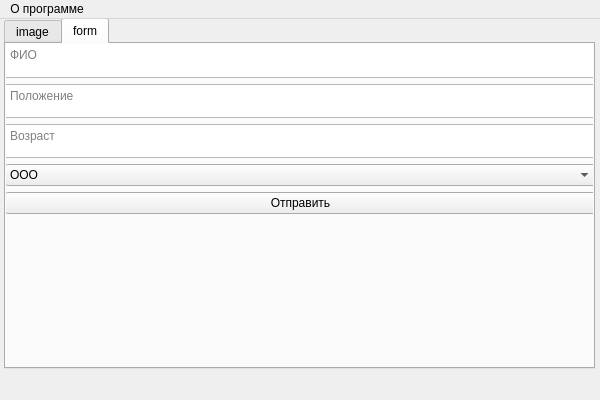
<?xml version="1.0" encoding="UTF-8"?>
<ui version="4.0">
 <class>MainWindow</class>
 <widget class="QMainWindow" name="MainWindow">
  <property name="geometry">
   <rect>
    <x>0</x>
    <y>0</y>
    <width>600</width>
    <height>400</height>
   </rect>
  </property>
  <property name="windowTitle">
   <string>MainWindow</string>
  </property>
  <widget class="QWidget" name="centralwidget">
   <widget class="QTabWidget" name="tabWidget">
    <property name="geometry">
     <rect>
      <x>4</x>
      <y>-1</y>
      <width>591</width>
      <height>351</height>
     </rect>
    </property>
    <property name="currentIndex">
     <number>1</number>
    </property>
    <widget class="QWidget" name="image">
     <attribute name="title">
      <string>image</string>
     </attribute>
     <widget class="QLabel" name="label">
      <property name="geometry">
       <rect>
        <x>0</x>
        <y>15</y>
        <width>581</width>
        <height>311</height>
       </rect>
      </property>
      <property name="text">
       <string/>
      </property>
      <property name="pixmap">
       <pixmap>C:/Users/B..Aden/Pictures/Screenshots/Снимок экрана 2025-06-02 231843.png</pixmap>
      </property>
     </widget>
    </widget>
    <widget class="QWidget" name="form">
     <attribute name="title">
      <string>form</string>
     </attribute>
     <widget class="QWidget" name="verticalLayoutWidget">
      <property name="geometry">
       <rect>
        <x>-1</x>
        <y>-1</y>
        <width>591</width>
        <height>171</height>
       </rect>
      </property>
      <layout class="QVBoxLayout" name="verticalLayout">
       <item>
        <widget class="QPlainTextEdit" name="plainTextEdit_2">
         <property name="placeholderText">
          <string>ФИО</string>
         </property>
        </widget>
       </item>
       <item>
        <widget class="QPlainTextEdit" name="plainTextEdit_3">
         <property name="placeholderText">
          <string>Положение</string>
         </property>
        </widget>
       </item>
       <item>
        <widget class="QPlainTextEdit" name="plainTextEdit">
         <property name="placeholderText">
          <string>Возраст</string>
         </property>
        </widget>
       </item>
       <item>
        <widget class="QComboBox" name="comboBox">
         <item>
          <property name="text">
           <string>ООО</string>
          </property>
         </item>
         <item>
          <property name="text">
           <string>СОО</string>
          </property>
         </item>
        </widget>
       </item>
       <item>
        <widget class="QPushButton" name="pushButton">
         <property name="text">
          <string>Отправить</string>
         </property>
        </widget>
       </item>
      </layout>
     </widget>
    </widget>
   </widget>
  </widget>
  <widget class="QMenuBar" name="menubar">
   <property name="geometry">
    <rect>
     <x>0</x>
     <y>0</y>
     <width>600</width>
     <height>26</height>
    </rect>
   </property>
   <widget class="QMenu" name="menu">
    <property name="title">
     <string>О программе</string>
    </property>
    <addaction name="action"/>
   </widget>
   <addaction name="menu"/>
  </widget>
  <action name="action">
   <property name="text">
    <string>Программа</string>
   </property>
  </action>
 </widget>
 <resources/>
 <connections/>
</ui>
